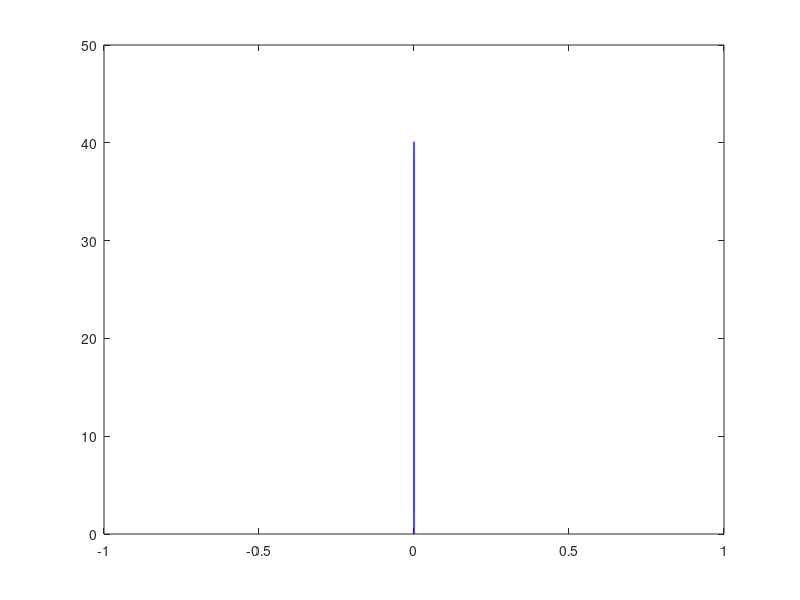

The MATLAB script that drew this image:
clear all; close all; clc;
%%%%%%%%%%%%%%%%%%%%%%%%%%%%%%%%%%%%%%%%%%%%%%%%%%%%%%%%%%%%%%%%%%%%%%%
% case 1
% divide velocity command into three segment with zero angular velocity
% segment 1: constant acceleration
% segment 2: constant velociyt
% segment 3: constant acceleratoin
% assume initial velocity = 0 and initial angle = 0
%%%%%%%%%%%%%%%%%%%%%%%%%%%%%%%%%%%%%%%%%%%%%%%%%%%%%%%%%%%%%%%%%%%%%%%

dt = 0.01;
seg1_t = 1; % segment1 time duration
seg2_t = 7; % segment2 time duration
seg3_t = 1; % segment3 time duration

% ----- command -----
vt = 5; % rad/s

t1 = (0:dt:seg1_t)';
t2 = (0:dt:seg2_t)';
t3 = (0:dt:seg3_t)';

seg1_v = @(t)(vt/seg1_t)*t;
seg3_v = @(t) vt - (vt/seg3_t)*t;
v1 = seg1_v(t1);
v2 = vt*ones(length(t2),1);
v3 = seg3_v(t3);

t = [t1 ; seg1_t + t2 ; (seg1_t+seg2_t) + t3];
v = [v1 ; v2 ; v3];
w = zeros(length(t),1);

% plot(t,v);
% axis([0 (seg1_t+seg2_t+seg3_t) 0 vt+0.5]);
% title('velocity command');
% xlabel('t');
% ylabel('v');

theta = zeros(length(t),1); % car theta
x = zeros(length(t),1); % car position x
y = zeros(length(t),1); % car position y

for i = 2:length(t)
    theta(i) = theta(i-1) + w(i)*dt;
    x(i) = x(i-1) + v(i-1)*sin(theta(i-1))*dt;
    y(i) = y(i-1) + v(i-1)*cos(theta(i-1))*dt;
end

plot(x,y,'b-','LineWidth',1.5);
